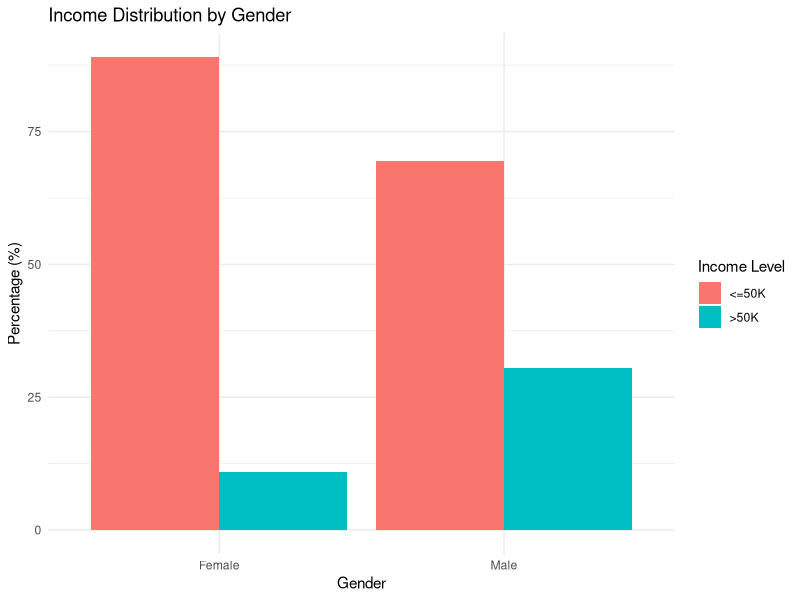
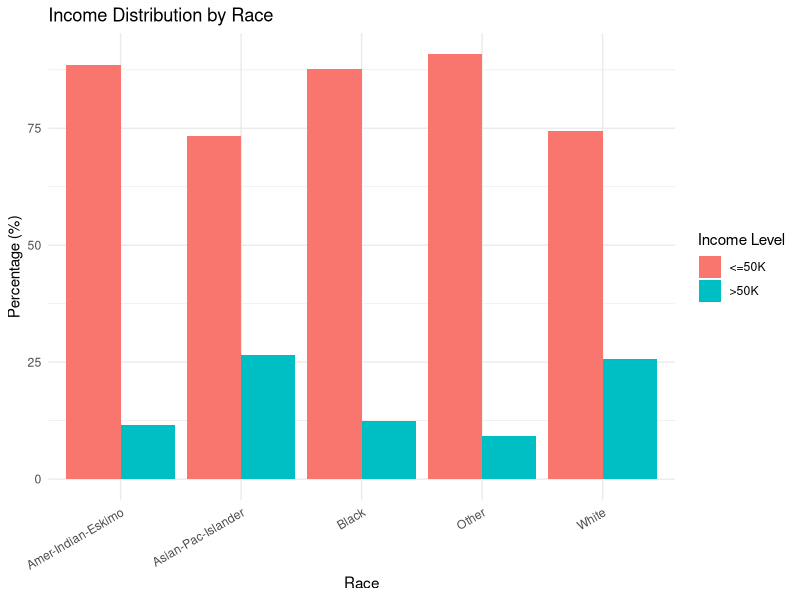
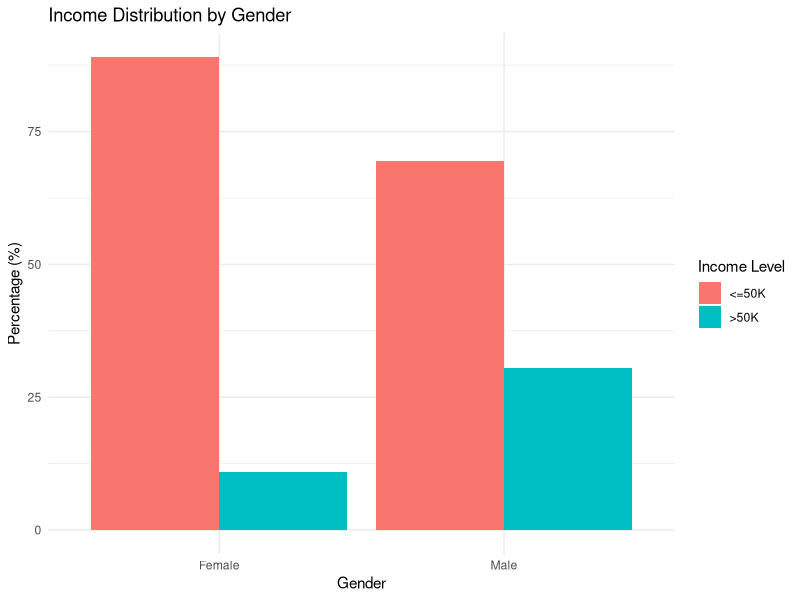
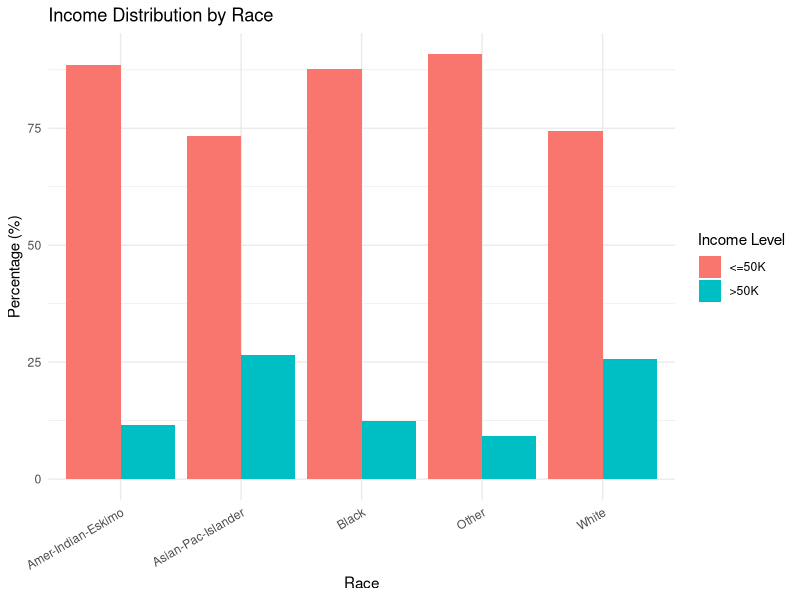

Recreate these plots in R, in order.
# ============================================
# STEP 2 (Part 2): Exploratory Visualizations
# ============================================

library(tidyverse)

# Load the clean dataset
df <- read_csv("data/adult_clean.csv", show_col_types = FALSE)

# Clean up income column (remove extra spaces if any)
df <- df %>% mutate(income = str_trim(income))

# ---- Chart 1: Income distribution by Gender ----
p1 <- df %>%
  count(sex, income) %>%
  group_by(sex) %>%
  mutate(pct = n / sum(n) * 100) %>%
  ggplot(aes(x = sex, y = pct, fill = income)) +
  geom_col(position = "dodge") +
  labs(
    title = "Income Distribution by Gender",
    x = "Gender", y = "Percentage (%)", fill = "Income Level"
  ) +
  theme_minimal()

ggsave("results/01_income_by_gender.png", p1, width = 7, height = 5)
print(p1)

# ---- Chart 2: Income distribution by Race ----
p2 <- df %>%
  count(race, income) %>%
  group_by(race) %>%
  mutate(pct = n / sum(n) * 100) %>%
  ggplot(aes(x = race, y = pct, fill = income)) +
  geom_col(position = "dodge") +
  labs(
    title = "Income Distribution by Race",
    x = "Race", y = "Percentage (%)", fill = "Income Level"
  ) +
  theme_minimal() +
  theme(axis.text.x = element_text(angle = 30, hjust = 1))

ggsave("results/02_income_by_race.png", p2, width = 8, height = 5)
print(p2)

# ---- Quick numeric summary ----
cat("\n--- Income % by Gender ---\n")
df %>%
  count(sex, income) %>%
  group_by(sex) %>%
  mutate(pct = round(n / sum(n) * 100, 1)) %>%
  print()

cat("\nCharts saved in results/ folder!\n")
